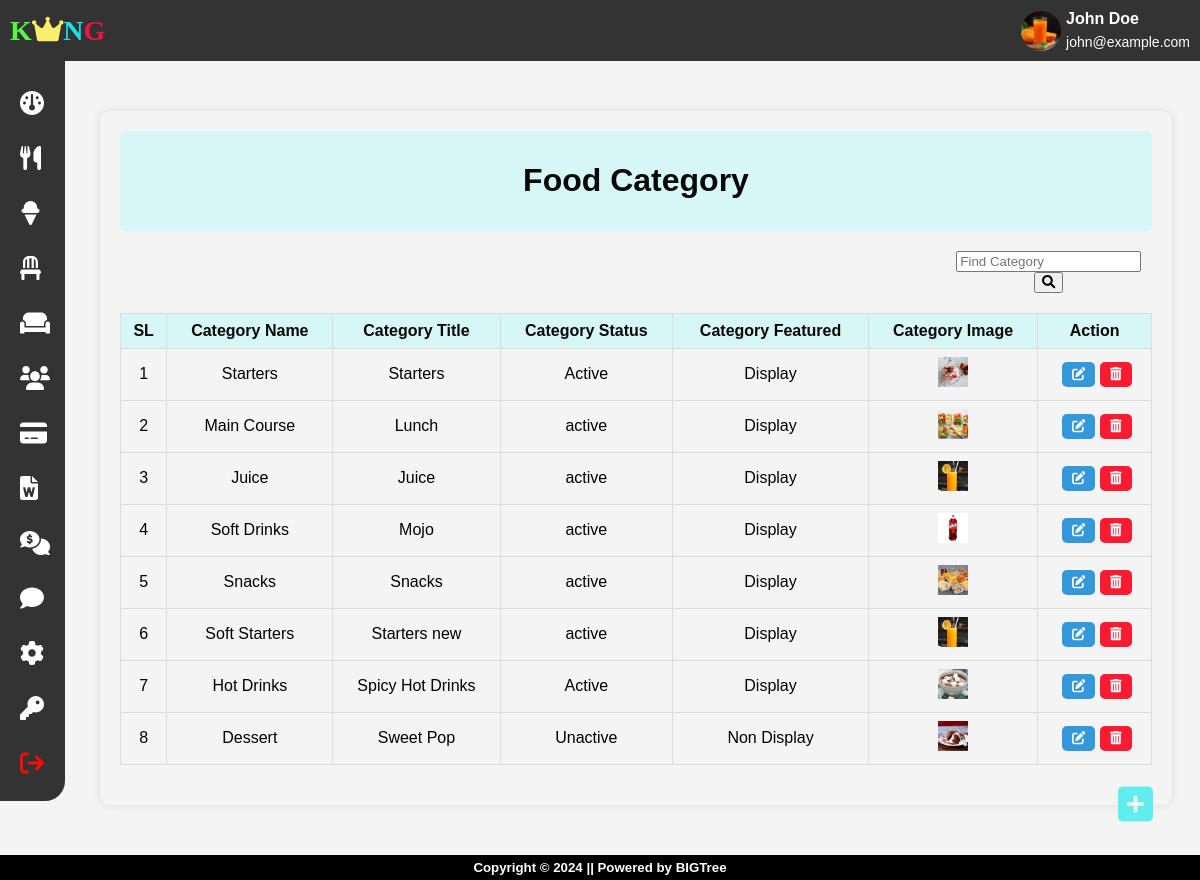
The page /rstms/admin/category.php (signed in) on the database as committed earlier.
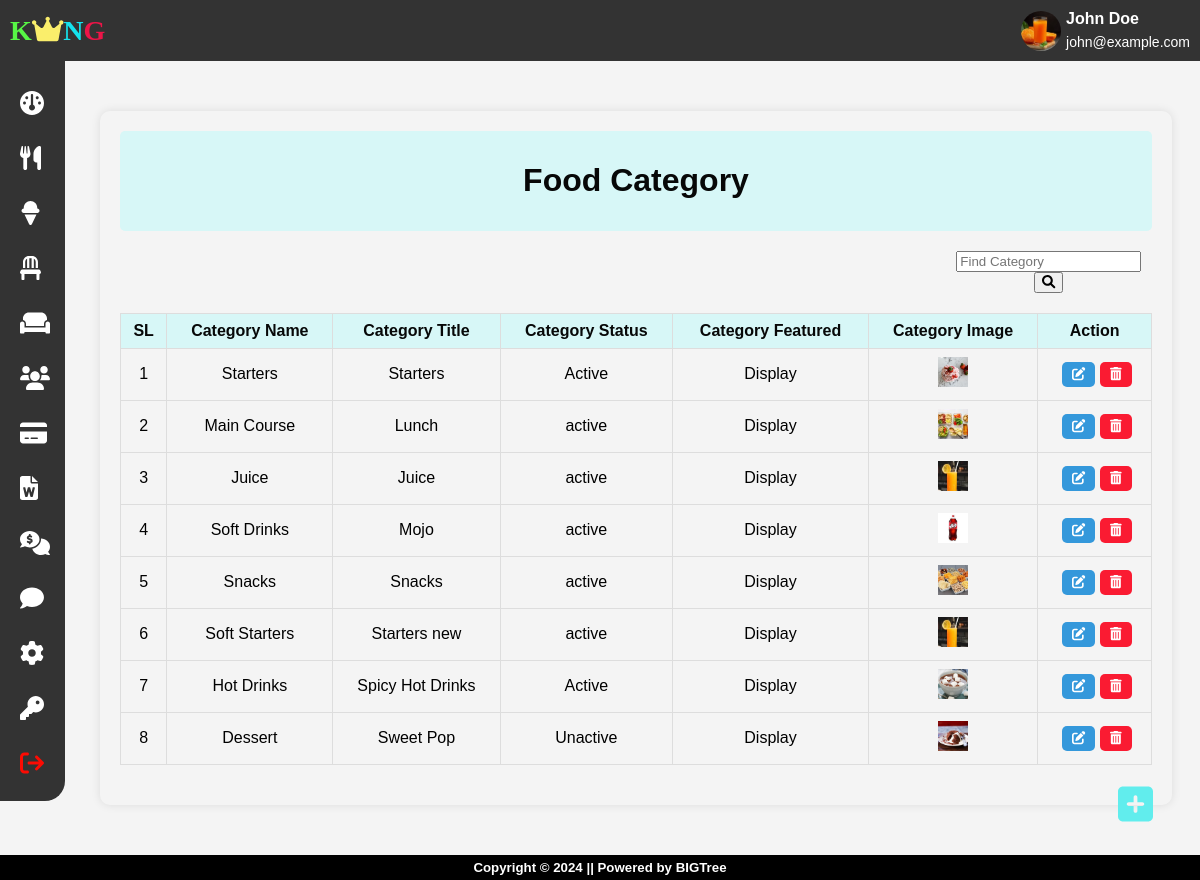
The same page on the database as committed later.
### tables this page shows
CREATE TABLE `tbl_catagory` (
  `c_id` int(11) NOT NULL,
  `c_name` varchar(100) NOT NULL,
  `c_title` varchar(100) NOT NULL,
  `c_image` varchar(255) NOT NULL,
  `c_active` varchar(100) NOT NULL,
  `c_featured` varchar(100) NOT NULL
);

### rstms/admin/category.php (the view, shortened to what this page needs)
<?php
    include('includes/header.php');
    include('includes/sidebar.php');
?>
	<div class="container">
		<div class="header">
		<h1>Food Category</h1>
		</div>
		<div class="search-btn">
			<form>
				<input type="search" id="searchInput" name="search" placeholder="Find Category">
				<button type="submit"><i class="fas fa-search"></i></button>
			</form>
		</div>
		<div class="table">
			<table class="ctable">
				<thead>
					<tr>
						<th>SL</th>
						<th>Category Name</th>
						<th>Category Title</th>
						<th>Category Status</th>
						<th>Category Featured</th>
						<th>Category Image</th>
						<th>Action</th>
					</tr>
				</thead>
				<tbody>
                    <?php
                    $sql = "SELECT * FROM tbl_catagory";
                    $stmt = $conn->prepare($sql);
                    $stmt -> execute();
                    $result = $stmt->get_result();
                    if ($result && $result->num_rows > 0) {
                        $sl = 1;
                        while ($row = $result->fetch_assoc()) {
                            echo "<tr>";
                            echo "<td>{$sl}</td>";
                            echo "<td>".$row['c_name']."</td>";
                            echo "<td>".$row['c_title']."</td>";
                            echo "<td>".$row['c_active']."</td>";
                            echo "<td>".$row['c_featured']."</td>";
                            echo "<td>
                                    <img class='form-image' src='../assets/image/{$row['c_image']}' alt='categoryImage'>
                                  </td>";
                            echo "<td>";
                            echo "<form action='editcategory.php' method='GET' style='display:inline-block;'>";
                            echo "<button type='submit' class='icon-edit'>";
                            echo "<i class='fa-solid fa-pen-to-square'></i>";
                            echo "</button>";
                            echo "</form>";
                            echo "<form action='' method='POST' style='display:inline-block;'>";
                            echo "<button class='del-btn' name='delete_btn'>";
                            echo "<i class='fa-solid fa-trash-can'></i>";
                            echo "</button>";
                            echo "</form>";
                            echo "</td>";
                            echo "</tr>";
                            $sl++;
                        }
                    }
                    else{
                        echo "<p style='text-align: center;color: red;'>No Catagory Found!</p>";
                    }
                    ?>
				</tbody>
			</table>
		</div>
	</div>
	<div class="icon">
		<a href="addcategory.php"><i class="fa-solid fa-square-plus"></i></a>
	</div>
<?php
    include('includes/footer.php');
?>

Rows that differ between the two databases and show on the page:
changed tbl_catagory "Dessert": c_featured "Non Display" → "Display"
